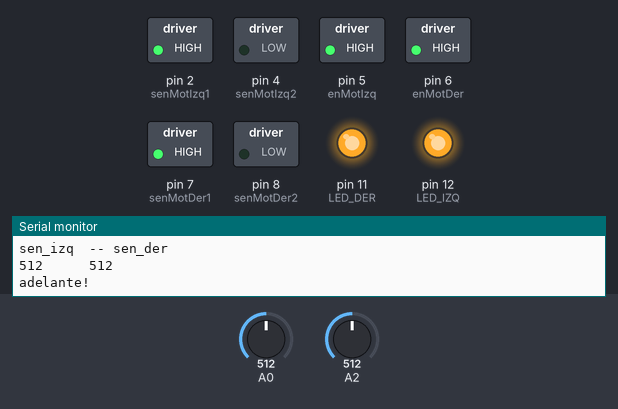
A sketch run on a simulated Arduino Uno, built with avr-gcc and run on an emulated ATmega328P. On the bench: switched loads named in the sketch (green lamp = pin HIGH), output pins drawn as LEDs (lit = HIGH), the last lines printed to the serial monitor. The inputs (shaded band) are chosen by the test bench; at power-on: A0 = 512, A2 = 512.

Above: at 1.8 s.
1.9 s: A0 set to 212
3.4 s: A0 set to 192
At 5.1 s:
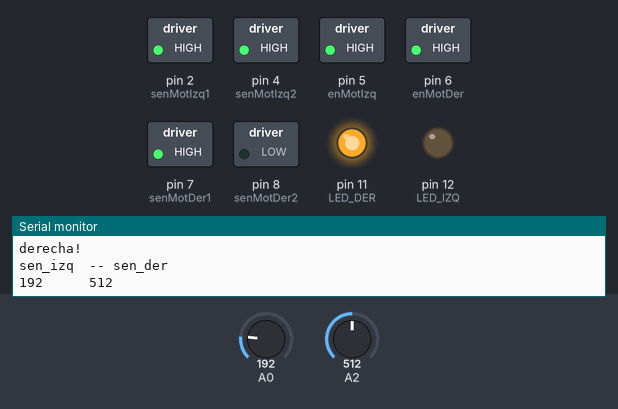
5.5 s: A2 set to 217
7.2 s: A2 set to 190
At 8.6 s:
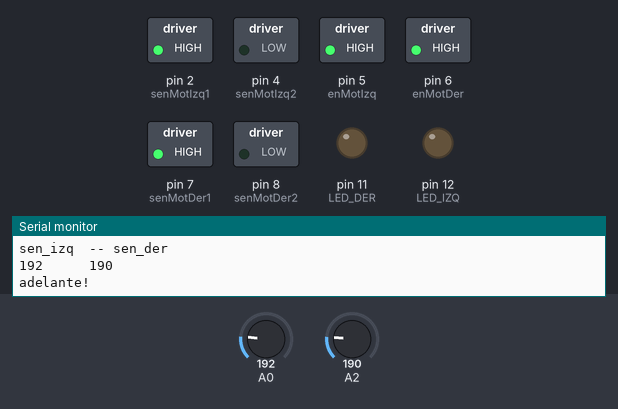
9.5 s: A0 set to 210
At 10.9 s:
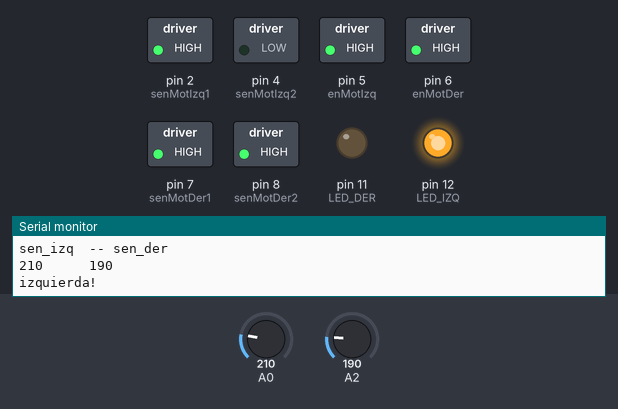
11.6 s: A0 set to 190
At 13.2 s:
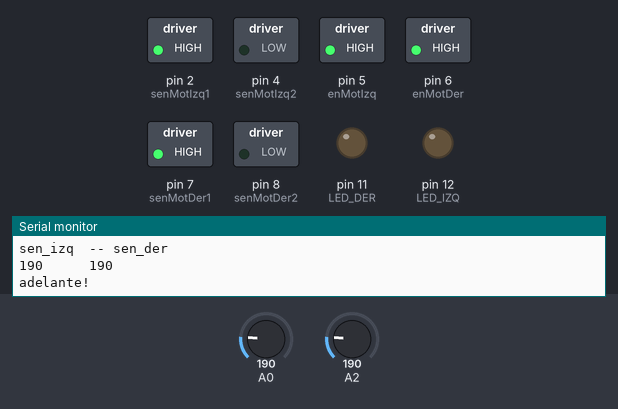
Timing chart, 0 to 14.6 s (numbered marks = the images above; inputs shaded):
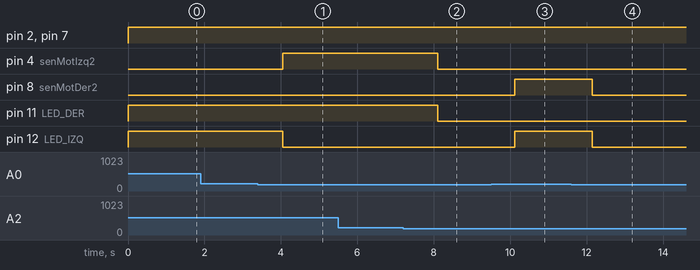

The sketch:

sigue_1.ino
```cpp
/*
  programa de prueba de los sensores infrarrojos
  conectar 2 sensores y calibrar con un potenciometro
*/
#define  enMotIzq 5
#define  senMotIzq1 2
#define  senMotIzq2 4
//declaracion de pines para el motor derecho
#define  enMotDer 6
#define  senMotDer1 7
#define  senMotDer2 8


//SENSORES

#define LED_IZQ 12
#define LED_DER 11
#define UMBRAL 200

#define IZQ_ES_NEGRO (sensor_izq > UMBRAL)
#define DER_ES_NEGRO (sensor_der > UMBRAL)

int sensor_izq;  //variable que almacena el valor leido del sensor izquierdo
int sensor_der;  // '' derecho
//int UMBRAL;      //variable leida del potenciometro para calibrar

//--------------------------------------------

// MOTORES


void setup() {
  // put your setup code here, to run once:
  Serial.begin(9600);
  //pines de control del driver de motores
  pinMode(enMotIzq, OUTPUT);
  pinMode(senMotIzq1, OUTPUT);
  pinMode(senMotIzq2, OUTPUT);
  pinMode(enMotDer, OUTPUT);
  pinMode(senMotDer1, OUTPUT);
  pinMode(senMotDer2, OUTPUT);

  //habilitar motores
  Activar();

  pinMode(LED_IZQ, OUTPUT);
  pinMode(LED_DER, OUTPUT);
}

void loop() {
  //leer umbral
  //UMBRAL = analogRead(A5);
  delay(5);
  // put your main code here, to run repeatedly:
  sensor_izq = analogRead(A0);
  delay(5);
  sensor_der = analogRead(A2);
  Serial.println("sen_izq  -- sen_der");
  Serial.print(sensor_izq);
  Serial.print("      ");
  Serial.println(sensor_der);

  if ( sensor_izq > UMBRAL ) digitalWrite(LED_IZQ,1);
  else digitalWrite(LED_IZQ,0);
  if ( sensor_der > UMBRAL ) digitalWrite(LED_DER,1);
  else digitalWrite(LED_DER,0);

  if(!IZQ_ES_NEGRO && !DER_ES_NEGRO)
  {
    Adelante(1);
  }
  else if(!IZQ_ES_NEGRO && DER_ES_NEGRO)
  {
    Derecha(1);
  }
  else if(IZQ_ES_NEGRO && !DER_ES_NEGRO)
  {
    Izquierda(1);
  }
  else if(IZQ_ES_NEGRO && DER_ES_NEGRO)
  {
    //Detener();
    Adelante(1);
  }
  else Detener();

}


void Adelante(int segundos)
{
  //escribo las salidas para mover el motor
  //MOTOR IZQ ADELANTE
  Serial.println("adelante!");
  digitalWrite(senMotIzq1, 1);
  digitalWrite(senMotIzq2, 0);
  //MOTOR DER ADELANTE
  digitalWrite(senMotDer1, 1);
  digitalWrite(senMotDer2, 0);
  delay(segundos * 1000);
}


void Atras(int segundos)
{
  //escribo las salidas para mover el motor
  //MOTOR IZQ Atras
  Serial.println("atras!");
  digitalWrite(senMotIzq1, 0);
  digitalWrite(senMotIzq2, 1);
  //MOTOR DER Atras
  digitalWrite(senMotDer1, 0);
  digitalWrite(senMotDer2, 1);
  delay(segundos * 1000);
}


void Izquierda(int segundos)
{
  //escribo las salidas para mover el motor
  //MOTOR IZQ ADELANTE
  Serial.println("izquierda!");
  digitalWrite(senMotIzq1, 1);
  digitalWrite(senMotIzq2, 0);
  //MOTOR DER detenido
  digitalWrite(senMotDer1, 1);
  digitalWrite(senMotDer2, 1);
  delay(segundos * 1000);
}


void Derecha(int segundos)
{
  //escribo las salidas para mover el motor
  //MOTOR IZQ detenido
  Serial.println("derecha!");
  digitalWrite(senMotIzq1, 1);
  digitalWrite(senMotIzq2, 1);
  //MOTOR DER ADELANTE
  digitalWrite(senMotDer1, 1);
  digitalWrite(senMotDer2, 0);
  delay(segundos * 1000);
}


void Detener(void)
{
  //escribo las salidas para mover el motor
  //MOTOR IZQ ADELANTE

  Serial.println("detenido!");
  digitalWrite(enMotIzq, 0);
  digitalWrite(enMotDer, 0);

}

void Activar(void)
{
  //escribo las salidas para mover el motor
  //MOTOR IZQ ADELANTE
  digitalWrite(enMotIzq, 1);
  digitalWrite(enMotDer, 1);

}
```

Measured:
- the behaviour switches between 201 and 200 on A0 (found by bisection; images 0 and 1)
- the behaviour switches between 201 and 200 on A2 (found by bisection; images 1 and 2)
- after the input at 3.4 s, pin 4 (senMotIzq2): LOW → HIGH after 0.65 s; pin 12 (LED_IZQ): HIGH → LOW after 0.65 s
- after the input at 7.2 s, pin 4 (senMotIzq2), pin 11 (LED_DER): HIGH → LOW after 0.90 s
- after the input at 9.5 s, pin 8 (senMotDer2), pin 12 (LED_IZQ): LOW → HIGH after 0.62 s
- after the input at 11.6 s, pin 8 (senMotDer2), pin 12 (LED_IZQ): HIGH → LOW after 0.54 s
